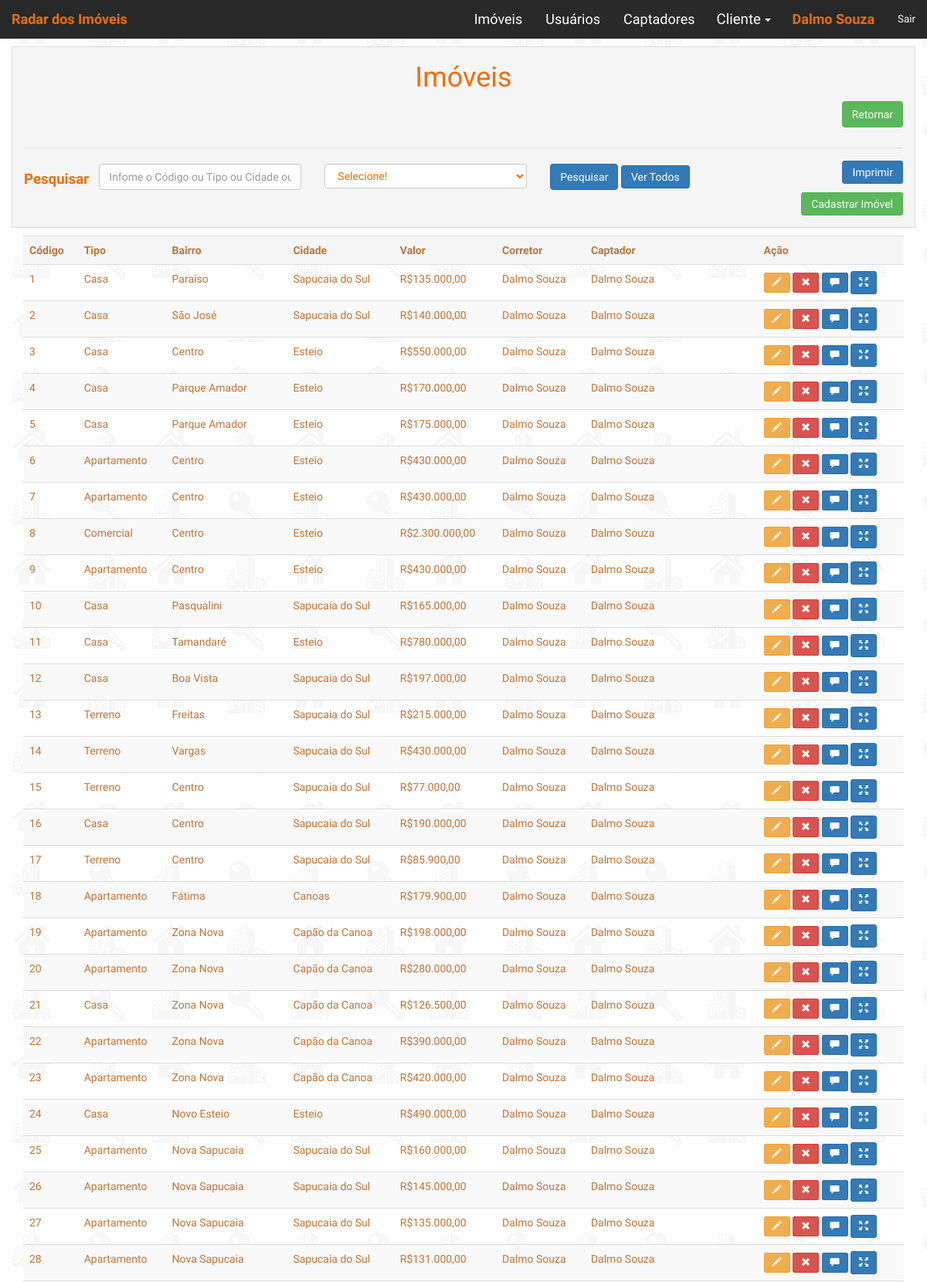
Page /imoveis/index.php (signed in, upper part) on the committed database.
### tables this page shows
CREATE TABLE IF NOT EXISTS `imovel` (
  `idimo` int(10) unsigned NOT NULL,
  `idusu` int(10) unsigned DEFAULT NULL,
  `ativo` tinyint(1) NOT NULL,
  `datacadimo` date DEFAULT NULL,
  `idcliven` int(10) unsigned DEFAULT NULL,
  `tipoimo` varchar(150) DEFAULT NULL,
  `tipo` varchar(100) NOT NULL,
  `lougradouro` varchar(200) NOT NULL,
  `numero` int(11) NOT NULL,
  `bloco` varchar(20) NOT NULL,
  `bairro` varchar(80) NOT NULL,
  `cidade` varchar(80) NOT NULL,
  `cep` varchar(15) NOT NULL,
  `estado` varchar(80) NOT NULL,
  `numdormimo` int(10) unsigned DEFAULT NULL,
  `areaimo` varchar(100) DEFAULT NULL,
  `vagasimo` int(10) unsigned DEFAULT NULL,
  `valorcondominioimo` varchar(100) DEFAULT NULL,
  `valoriptuimo` varchar(100) DEFAULT NULL,
  `piso` varchar(100) DEFAULT NULL,
  `tetoimo` varchar(100) DEFAULT NULL,
  `paredesimo` varchar(100) DEFAULT NULL,
  `hidraulicaimo` varchar(100) DEFAULT NULL,
  `arcondicionadoimo` varchar(100) DEFAULT NULL,
  `armariosimo` varchar(100) DEFAULT NULL,
  `salaofestaimo` varchar(100) DEFAULT NULL,
  `churrasqueiraimo` varchar(100) DEFAULT NULL,
  `portariaimo` varchar(100) DEFAULT NULL,
  `areaservicoimo` varchar(100) DEFAULT NULL,
  `piscinaimo` varchar(100) DEFAULT NULL,
  `academiaimo` varchar(100) DEFAULT NULL,
  `valorimo` varchar(100) DEFAULT NULL,
  `planoimo` varchar(100) DEFAULT NULL,
  `inclinadoimo` varchar(100) DEFAULT NULL,
  `gramadoimo` varchar(100) DEFAULT NULL,
  `calcadoimo` varchar(100) DEFAULT NULL,
  `comissaoimo` varchar(100) DEFAULT NULL,
  `valorvendaimo` decimal(10,0) DEFAULT NULL,
  `observacao1` varchar(255) DEFAULT NULL,
  `observacao2` varchar(255) DEFAULT NULL,
  `observacao3` varchar(255) NOT NULL,
  `medidasimo` varchar(100) DEFAULT NULL,
  `foto1` varchar(255) DEFAULT NULL,
  `foto2` varchar(255) DEFAULT NULL,
  `foto3` varchar(255) DEFAULT NULL,
  `foto4` varchar(255) DEFAULT NULL,
  `foto5` varchar(255) DEFAULT NULL,
  `destaqueimo` int(11) NOT NULL,
  `empreendimento` int(11) NOT NULL,
  `nomeempreendimento` varchar(200) NOT NULL,
  `numunidades` int(11) NOT NULL,
  `numandares` int(11) NOT NULL,
  `numpredios` int(11) NOT NULL,
  `aptosporandar` int(11) NOT NULL,
  `numlotes` int(11) NOT NULL,
  `esperasplit` varchar(3) NOT NULL,
  `sacada` varchar(3) NOT NULL,
  `quadraesporte` varchar(3) NOT NULL,
  `mcmv` varchar(3) NOT NULL,
  `idcap` int(11) DEFAULT NULL
);

CREATE TABLE IF NOT EXISTS `clientevendedor` (
  `idcliven` int(11) NOT NULL,
  `nomecliven` varchar(100) DEFAULT NULL,
  `cpf` varchar(20) DEFAULT NULL,
  `cnpj` varchar(18) NOT NULL,
  `email` varchar(50) DEFAULT NULL,
  `telefone` varchar(20) DEFAULT NULL,
  `celular` varchar(20) DEFAULT NULL,
  `logradouro` varchar(255) NOT NULL,
  `numero` int(11) NOT NULL,
  `cep` varchar(10) NOT NULL,
  `cidade` varchar(80) NOT NULL,
  `bairro` varchar(80) NOT NULL,
  `conjuge` varchar(150) NOT NULL,
  `cpfconjuge` varchar(14) NOT NULL,
  `pessoacontato` varchar(150) NOT NULL,
  `status` varchar(10) DEFAULT NULL,
  `login` varchar(80) NOT NULL,
  `senha` varchar(8) NOT NULL,
  `obs` varchar(255) NOT NULL
);

CREATE TABLE IF NOT EXISTS `usuario` (
  `idusu` int(10) unsigned NOT NULL,
  `nome` varchar(150) DEFAULT NULL,
  `creci` varchar(10) DEFAULT NULL,
  `funcao` varchar(100) DEFAULT NULL,
  `email` varchar(255) DEFAULT NULL,
  `fonecel` varchar(15) DEFAULT NULL,
  `foneres` varchar(15) DEFAULT NULL,
  `login` varchar(200) DEFAULT NULL,
  `senha` varchar(8) DEFAULT NULL,
  `foto` varchar(255) DEFAULT NULL,
  `status` varchar(8) NOT NULL,
  `cnai` int(11) NOT NULL,
  `cidade` varchar(80) NOT NULL,
  `datacad` date NOT NULL
);

CREATE TABLE IF NOT EXISTS `captador` (
  `idcap` int(11) NOT NULL,
  `nomecap` varchar(150) DEFAULT NULL,
  `email` varchar(200) DEFAULT NULL,
  `fonecel` bigint(15) DEFAULT NULL,
  `foneres` int(15) DEFAULT NULL,
  `status` int(1) DEFAULT NULL,
  `cidade` varchar(100) DEFAULT NULL,
  `foto` varchar(200) DEFAULT NULL
);

### imoveis/index.php (the view, shortened to what this page needs)
<?php
$termo = (isset($_GET['termo'])) ? $_GET['termo'] : '';
if (empty($termo)):
	$conexao = conexao::getInstance();
	$sql = 'SELECT * FROM imovel i INNER JOIN usuario u on i.idusu = u.idusu inner join captador c on i.idcap = c.idcap inner join clientevendedor cli on i.idcliven = cli.idcliven where 1 order by i.idimo';
	$stm = $conexao->prepare($sql);
	$stm->execute();
	$clientes = $stm->fetchAll(PDO::FETCH_OBJ);
endif;
?>
<!DOCTYPE html>
<html>
<head>
	<link rel="stylesheet" type="text/css" href="css/bootstrap.min.css">
	<link rel="stylesheet" type="text/css" href="css/index.css">
	<link rel="stylesheet" href="../css/footer.css">
    <link rel="stylesheet" href="../css/navbar-top.css">
</head>
<body>
    <?php include('../navbar-log.php');?>
	<div class='container cabe'>
		<h1 class="text-center text-laranja">Imóveis</h1>
		<fieldset>
			<legend><a href='../area.php' class="btn btn-voltar btn-success pull-right">Retornar</a><br><br></legend>
			<form action="" method="get" id='form-contato' class="form-horizontal">
				<div class="row">
					<div class="col-xs-12 col-sm-2 col-md-1 col-lg-1 text-center">
						<label class=" control-label text-laranja" for="termo" style="font-size: 14pt;">Pesquisar</label>
					</div>
					<div class='col-xs-12 col-sm-3 col-md-3 col-lg-3'>
				    	<input type="text" class="form-control text-laranja" id="termo" name="termo" placeholder="Infome o Código ou Tipo ou Cidade ou Corretor ou Proprietário ou Valor"><br>
					</div>
					<div class='col-xs-12 col-sm-3 col-md-3 col-lg-3 div-mar'>
						<select size="1" name="combo" class="form-control text-laranja">
							<option selected value="1">Selecione!</option>
						</select>
					</div>
					<div class="col-xs-12 col-sm-4 col-md-3 col-lg-3 text-left div-mar">
					    <button type="submit" class="btn show btn-md btn-primary">Pesquisar</button>
					    <a href='index.php' class="btn show btn-md btn-primary">Ver Todos</a>
					</div>
					<div class="col-xs-12 col-sm-12 col-md-2 col-lg-2 text-right">
						<a href='pdf.php?termo1=<?=$termo1 ?>&termo=<?=$termo ?>' class="btn show btn-md btn-primary">Imprimir</a>
						<a href='pdf.php?termo1=<?=$termo1 ?>&termo=<?=$termo ?>' class="btn hide btn-md btn-block  btn-primary">Imprimir</a><br><br>
						<a href='cadastro.php' class="btn show btn-md btn-success">Cadastrar Imóvel</a>
					</div>
				   </div>
			</form>
		</fieldset>
	</div>
	<div class="container show2">
	<?php if(!empty($clientes)):?>
				<table class="table table-striped">
					<tr class='active'>
						<th>Código</th>
						<th>Tipo</th>
						<th>Bairro</th>
						<th>Cidade</th>
						<th>Valor</th>
						<th>Corretor</th>
						<th>Captador</th>
						<th>Ação</th>
					</tr>
					<?php foreach($clientes as $cliente):?>
						<tr>
							<td><?=$cliente->idimo?></td>
							<td><?=$cliente->tipoimo?></td>
							<td><?=$cliente->bairro?></td>
							<td><?=$cliente->cidade?></td>
							<td><?='R$' . number_format($cliente->valorvendaimo,2, ',', '.');?></td>
							<td><?=$cliente->nome?></td>
							<td><?=$cliente->nomecap?></td>
							<td>
								<a href='cadastro.php?idimo=<?=$cliente->idimo?>' class="show btn btn-sm show btn-warning"><span class="glyphicon glyphicon-pencil" aria-hidden="true"></span></a>
								<a href='excluir.php?idimo=<?=$cliente->idimo?>' class="show btn btn-sm btn-danger"><span class="glyphicon glyphicon-remove" aria-hidden="true"></span></a>
								<a href='../mensagem/cadastro.php?i=<?=$cliente->idimo?>&c=<?=$cliente->idcliven?>' class="show btn btn-sm btn-primary"><span class="glyphicon glyphicon-comment" aria-hidden="true"></span></a>
								<button class="show btn btn-sm btn-primary" data-toggle="modal" data-target="#modal-mensagem<?=$cliente->idimo?>"><span class="glyphicon glyphicon-fullscreen" aria-hidden="true"></span></button>
							</td>
						</tr>
					<?php endforeach;?>
				</table>
			<?php else: ?>
				<h3 class="text-center text-primary">Não existem imóveis cadastrados!</h3>
			<?php endif; ?>
		</div>
</body>
</html>

### imoveis/css/index.css (style rules this page uses)
.container { margin-top: 10px; }
form { margin-bottom: 20px; }
.text-laranja { color: #ee6e06!important; }
.cabe { background: #f5f5f5; margin-top: 60px!important; border: 0.5px #dcdcdc solid; }
table { color: #c17436!important; }
@media (min-width: 768px) { .show { display: inline!important; } }
@media (min-width: 768px) { .show2 { display: block!important; } }

### css/footer.css (style rules this page uses)
html { font-family: 'Ubuntu Condensed', sans-serif!important; background-image: url("../img/bg.png"); background-repeat:repeat; margin: 0; }

### css/navbar-top.css (style rules this page uses)
html, body { font-family: 'Ubuntu Condensed', sans-serif!important; background-image: url("../img/bg.png"); background-repeat:repeat; margin: 0; }

### rows in the picture
imovel: idimo "1", tipoimo "Casa", idcliven.bairro "Paraíso", idcliven.cidade "Sapucaia do Sul", valorvendaimo "135.000,00", idusu.nome "Dalmo Souza", idcap.nomecap "Dalmo Souza"
imovel: idimo "2", tipoimo "Casa", idcliven.bairro "São José", idcliven.cidade "Sapucaia do Sul", valorvendaimo "140.000,00", idusu.nome "Dalmo Souza", idcap.nomecap "Dalmo Souza"
imovel: idimo "3", tipoimo "Casa", idcliven.bairro "Centro", idcliven.cidade "Esteio", valorvendaimo "550.000,00", idusu.nome "Dalmo Souza", idcap.nomecap "Dalmo Souza"
imovel: idimo "4", tipoimo "Casa", idcliven.bairro "Parque Amador", idcliven.cidade "Esteio", valorvendaimo "170.000,00", idusu.nome "Dalmo Souza", idcap.nomecap "Dalmo Souza"
imovel: idimo "5", tipoimo "Casa", idcliven.bairro "Parque Amador", idcliven.cidade "Esteio", valorvendaimo "175.000,00", idusu.nome "Dalmo Souza", idcap.nomecap "Dalmo Souza"
imovel: idimo "6", tipoimo "Apartamento", idcliven.bairro "Centro", idcliven.cidade "Esteio", valorvendaimo "430.000,00", idusu.nome "Dalmo Souza", idcap.nomecap "Dalmo Souza"
imovel: idimo "7", tipoimo "Apartamento", idcliven.bairro "Centro", idcliven.cidade "Esteio", valorvendaimo "430.000,00", idusu.nome "Dalmo Souza", idcap.nomecap "Dalmo Souza"
imovel: idimo "8", tipoimo "Comercial", idcliven.bairro "Centro", idcliven.cidade "Esteio", valorvendaimo "2.300.000,00", idusu.nome "Dalmo Souza", idcap.nomecap "Dalmo Souza"
imovel: idimo "9", tipoimo "Apartamento", idcliven.bairro "Centro", idcliven.cidade "Esteio", valorvendaimo "430.000,00", idusu.nome "Dalmo Souza", idcap.nomecap "Dalmo Souza"
imovel: idimo "10", tipoimo "Casa", idcliven.bairro "Pasqualini", idcliven.cidade "Sapucaia do Sul", valorvendaimo "165.000,00", idusu.nome "Dalmo Souza", idcap.nomecap "Dalmo Souza"
imovel: idimo "11", tipoimo "Casa", idcliven.bairro "Tamandaré", idcliven.cidade "Esteio", valorvendaimo "780.000,00", idusu.nome "Dalmo Souza", idcap.nomecap "Dalmo Souza"
imovel: idimo "12", tipoimo "Casa", idcliven.bairro "Boa Vista", idcliven.cidade "Sapucaia do Sul", valorvendaimo "197.000,00", idusu.nome "Dalmo Souza", idcap.nomecap "Dalmo Souza"
imovel: idimo "13", tipoimo "Terreno", idcliven.bairro "Freitas", idcliven.cidade "Sapucaia do Sul", valorvendaimo "215.000,00", idusu.nome "Dalmo Souza", idcap.nomecap "Dalmo Souza"
imovel: idimo "14", tipoimo "Terreno", idcliven.bairro "Vargas", idcliven.cidade "Sapucaia do Sul", valorvendaimo "430.000,00", idusu.nome "Dalmo Souza", idcap.nomecap "Dalmo Souza"
imovel: idimo "15", tipoimo "Terreno", idcliven.bairro "Centro", idcliven.cidade "Sapucaia do Sul", valorvendaimo "77.000,00", idusu.nome "Dalmo Souza", idcap.nomecap "Dalmo Souza"
imovel: idimo "16", tipoimo "Casa", idcliven.bairro "Centro", idcliven.cidade "Sapucaia do Sul", valorvendaimo "190.000,00", idusu.nome "Dalmo Souza", idcap.nomecap "Dalmo Souza"
imovel: idimo "17", tipoimo "Terreno", idcliven.bairro "Centro", idcliven.cidade "Sapucaia do Sul", valorvendaimo "85.900,00", idusu.nome "Dalmo Souza", idcap.nomecap "Dalmo Souza"
imovel: idimo "18", tipoimo "Apartamento", idcliven.bairro "Fátima", idcliven.cidade "Canoas", valorvendaimo "179.900,00", idusu.nome "Dalmo Souza", idcap.nomecap "Dalmo Souza"
imovel: idimo "19", tipoimo "Apartamento", idcliven.bairro "Zona Nova", idcliven.cidade "Capão da Canoa", valorvendaimo "198.000,00", idusu.nome "Dalmo Souza", idcap.nomecap "Dalmo Souza"
imovel: idimo "20", tipoimo "Apartamento", idcliven.bairro "Zona Nova", idcliven.cidade "Capão da Canoa", valorvendaimo "280.000,00", idusu.nome "Dalmo Souza", idcap.nomecap "Dalmo Souza"
imovel: idimo "21", tipoimo "Casa", idcliven.bairro "Zona Nova", idcliven.cidade "Capão da Canoa", valorvendaimo "126.500,00", idusu.nome "Dalmo Souza", idcap.nomecap "Dalmo Souza"
imovel: idimo "22", tipoimo "Apartamento", idcliven.bairro "Zona Nova", idcliven.cidade "Capão da Canoa", valorvendaimo "390.000,00", idusu.nome "Dalmo Souza", idcap.nomecap "Dalmo Souza"
imovel: idimo "23", tipoimo "Apartamento", idcliven.bairro "Zona Nova", idcliven.cidade "Capão da Canoa", valorvendaimo "420.000,00", idusu.nome "Dalmo Souza", idcap.nomecap "Dalmo Souza"
imovel: idimo "24", tipoimo "Casa", idcliven.bairro "Novo Esteio", idcliven.cidade "Esteio", valorvendaimo "490.000,00", idusu.nome "Dalmo Souza", idcap.nomecap "Dalmo Souza"
imovel: idimo "25", tipoimo "Apartamento", idcliven.bairro "Nova Sapucaia", idcliven.cidade "Sapucaia do Sul", valorvendaimo "160.000,00", idusu.nome "Dalmo Souza", idcap.nomecap "Dalmo Souza"
imovel: idimo "26", tipoimo "Apartamento", idcliven.bairro "Nova Sapucaia", idcliven.cidade "Sapucaia do Sul", valorvendaimo "145.000,00", idusu.nome "Dalmo Souza", idcap.nomecap "Dalmo Souza"
imovel: idimo "27", tipoimo "Apartamento", idcliven.bairro "Nova Sapucaia", idcliven.cidade "Sapucaia do Sul", valorvendaimo "135.000,00", idusu.nome "Dalmo Souza", idcap.nomecap "Dalmo Souza"
imovel: idimo "28", tipoimo "Apartamento", idcliven.bairro "Nova Sapucaia", idcliven.cidade "Sapucaia do Sul", valorvendaimo "131.000,00", idusu.nome "Dalmo Souza", idcap.nomecap "Dalmo Souza"

### other values in the picture
$logado "Dalmo Souza"
